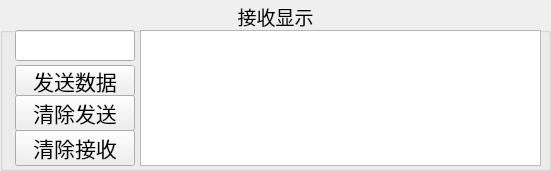
   <widget class="QGroupBox" name="groupBox_4">
    <property name="geometry">
     <rect>
      <x>210</x>
      <y>125</y>
      <width>551</width>
      <height>171</height>
     </rect>
    </property>
    <property name="font">
     <font>
      <family>幼圆</family>
      <pointsize>14</pointsize>
     </font>
    </property>
    <property name="title">
     <string>接收显示</string>
    </property>
    <property name="alignment">
     <set>Qt::AlignCenter</set>
    </property>
    <widget class="QTextBrowser" name="information">
     <property name="geometry">
      <rect>
       <x>140</x>
       <y>30</y>
       <width>401</width>
       <height>136</height>
      </rect>
     </property>
     <property name="font">
      <font>
       <family>微软雅黑</family>
       <pointsize>10</pointsize>
      </font>
     </property>
    </widget>
    <widget class="QLineEdit" name="lineEdit_serialSendArea">
     <property name="geometry">
      <rect>
       <x>15</x>
       <y>30</y>
       <width>120</width>
       <height>31</height>
      </rect>
     </property>
     <property name="font">
      <font>
       <family>幼圆</family>
       <pointsize>16</pointsize>
       <weight>50</weight>
       <bold>false</bold>
      </font>
     </property>
     <property name="text">
      <string/>
     </property>
    </widget>
    <widget class="QPushButton" name="pushBtn_serialSenddata">
     <property name="geometry">
      <rect>
       <x>15</x>
       <y>65</y>
       <width>120</width>
       <height>31</height>
      </rect>
     </property>
     <property name="font">
      <font>
       <family>幼圆</family>
       <pointsize>16</pointsize>
       <weight>50</weight>
       <italic>false</italic>
       <bold>false</bold>
      </font>
     </property>
     <property name="text">
      <string>发送数据</string>
     </property>
    </widget>
    <widget class="QPushButton" name="pushBtn_clearSerialSend">
     <property name="geometry">
      <rect>
       <x>15</x>
       <y>95</y>
       <width>120</width>
       <height>36</height>
      </rect>
     </property>
     <property name="font">
      <font>
       <family>幼圆</family>
       <pointsize>16</pointsize>
       <weight>50</weight>
       <italic>false</italic>
       <bold>false</bold>
      </font>
     </property>
     <property name="text">
      <string>清除发送</string>
     </property>
    </widget>
    <widget class="QPushButton" name="pushBtn_clearSerialRecv">
     <property name="geometry">
      <rect>
       <x>15</x>
       <y>130</y>
       <width>120</width>
       <height>36</height>
      </rect>
     </property>
     <property name="font">
      <font>
       <family>幼圆</family>
       <pointsize>16</pointsize>
       <weight>50</weight>
       <italic>false</italic>
       <bold>false</bold>
      </font>
     </property>
     <property name="text">
      <string>清除接收</string>
     </property>
    </widget>
   </widget>
